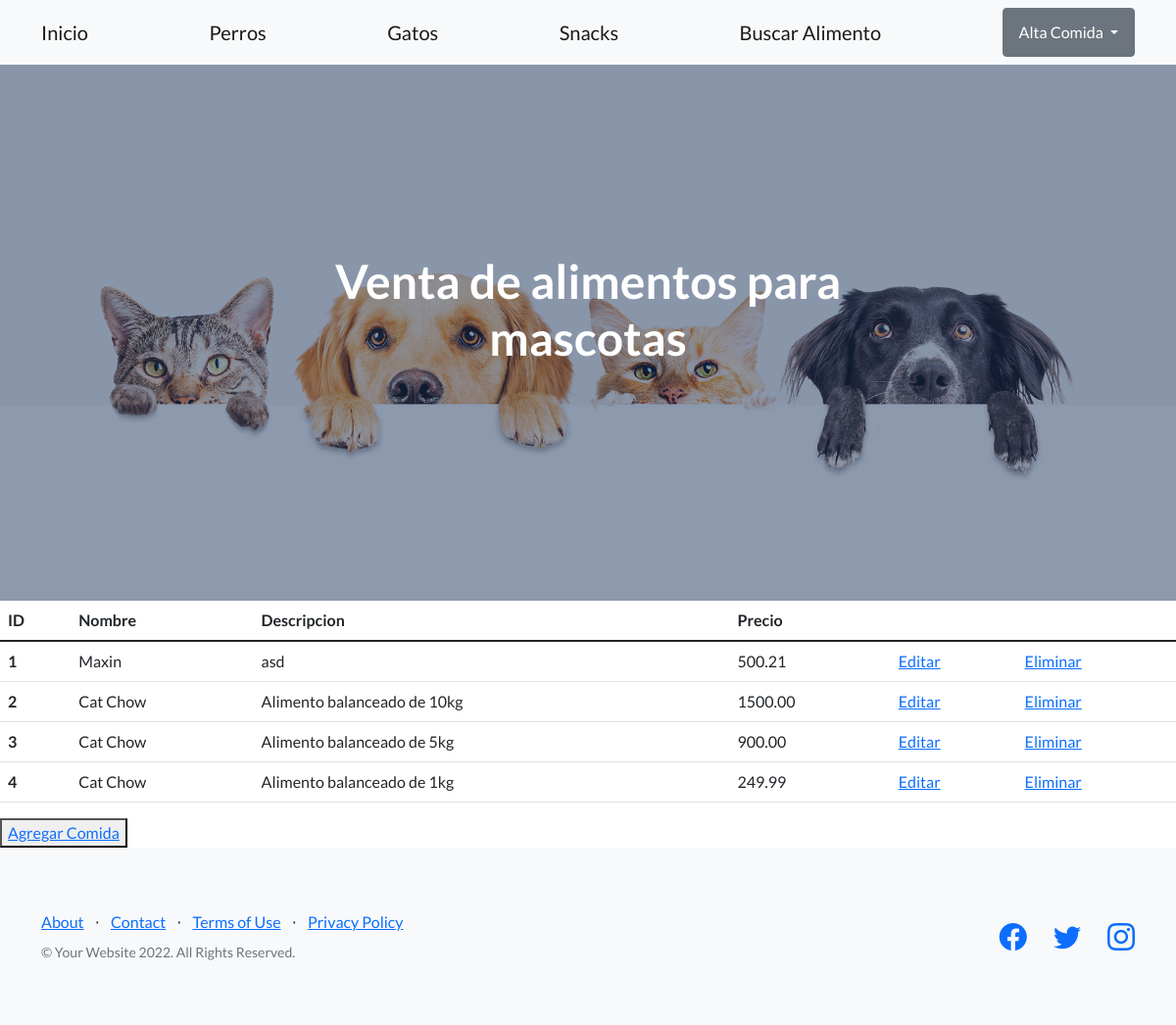
Screenshot of /gatos with the database file from the repository.
### appComida/models.py (models this page shows, shortened)
class Gatos(models.Model):
    nombre = models.CharField(max_length=20)
    desc = models.CharField(max_length=100)
    precio = models.DecimalField(max_digits=10, decimal_places=2)

### appComida/views.py (the view)
# urls.py: path('gatos', views.gatos, name= "gatos"),
def gatos(request):
    gatos = Gatos.objects.all()
    dicc = {"gatos" : gatos}
    plantilla = loader.get_template("gatos.html")
    doc = plantilla.render(dicc)
    return HttpResponse (doc)

### appComida/template/gatos.html
{% extends "index.html" %}
{% load static %}
{% block compartido %}
<table class="table">
    <thead>
      <tr>
        <th scope="col">ID</th>
        <th scope="col">Nombre</th>
        <th scope="col">Descripcion</th>
        <th scope="col">Precio</th>
      </tr>
    </thead>
    <tbody>
        {% for n in gatos %}
      <tr>
        <th scope="row">{{n.id}}</th>
        <td>{{n.nombre}}</td>
        <td>{{n.desc}}</td>
        <td>{{n.precio}}</td>
        <td><a href="{% url 'editar_gatos' n.id %}">Editar</a></td>
        <td><a href="{% url 'elimina_gatos' n.id %}">Eliminar</a></td>
      </tr>
        {% endfor %}
    </tbody>
  </table>
  <button>
    <a href="alta_gato">Agregar Comida</a>
  </button>
{% endblock %}

### rows the page displays
Gatos: id "1", nombre "Maxin", desc "asd", precio "500.21"
Gatos: id "2", nombre "Cat Chow", desc "Alimento balanceado de 10kg", precio "1500.00"
Gatos: id "3", nombre "Cat Chow", desc "Alimento balanceado de 5kg", precio "900.00"
Gatos: id "4", nombre "Cat Chow", desc "Alimento balanceado de 1kg", precio "249.99"
